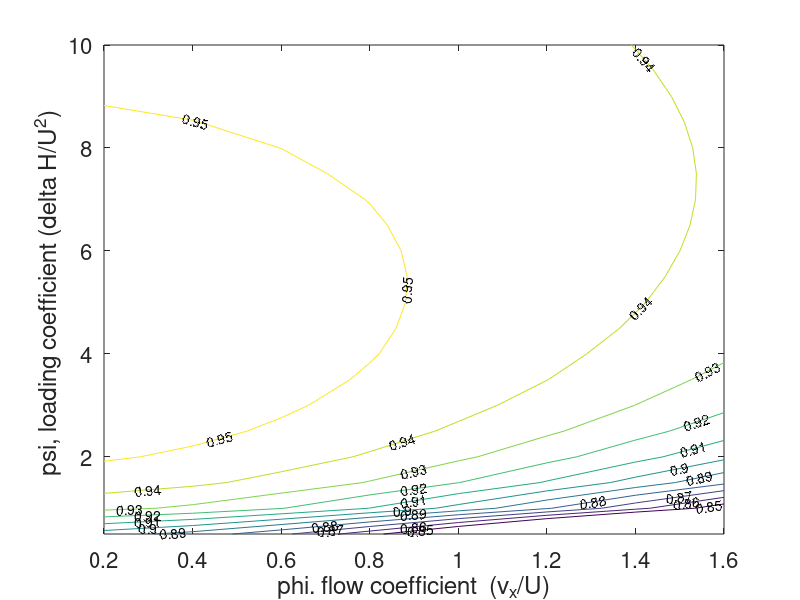

Write MATLAB code to recreate this figure.
% Axial Flow Contra-Rotating Turbines
phi = 0.8;
e_w = 0.09; %0.0546;
beta = 72; %69

i=1;
j=1;

e = 69;
e2 = 0.017*(1+(e/90)^2)*(1+3.2*(phi/2.5));

for psi = 0.5:0.5:10
    for phi = 0.2:0.2:1.6
        beta = atand(((psi/4)+1)/phi);
        %eff(j,i) = 1/(1+  (e_w*phi^2* (1+tand(beta)^2) )/(2*psi));
        alpha = atand(psi/(4*phi));
        eff(j,i) = 1/(1+ (0.001^2*(1+tand(alpha)^2)+2*e_w*phi^2* (1+tand(beta)^2) )/(4*psi));
        j=j+1;
    end
    j=1;
    i = i+1;
end
psi = 0.5:0.5:10;
phi = 0.2:0.2:1.6;
[x,y] = meshgrid(psi, phi);
[C,h]=contour(y,x,eff,0.85:0.01:0.95);
set(gca,'FontSize',16)
clabel(C,h);  
xlabel('phi. flow coefficient  (v_x/U)');
ylabel('psi, loading coefficient (delta H/U^2) ');
